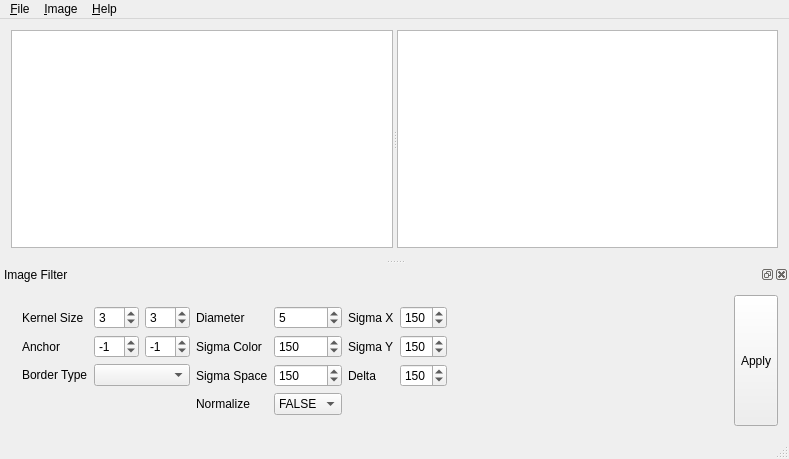
<?xml version="1.0" encoding="UTF-8"?>
<ui version="4.0">
 <class>MainWindow</class>
 <widget class="QMainWindow" name="MainWindow">
  <property name="geometry">
   <rect>
    <x>0</x>
    <y>0</y>
    <width>789</width>
    <height>459</height>
   </rect>
  </property>
  <property name="windowTitle">
   <string>Image Process</string>
  </property>
  <widget class="QWidget" name="centralWidget">
   <layout class="QHBoxLayout" name="horizontalLayout_5">
    <item>
     <widget class="QSplitter" name="splitter">
      <property name="orientation">
       <enum>Qt::Horizontal</enum>
      </property>
      <widget class="QtOcv::ImageWidget" name="originalView"/>
      <widget class="QtOcv::ImageWidget" name="processView"/>
     </widget>
    </item>
   </layout>
  </widget>
  <widget class="QStatusBar" name="statusBar"/>
  <widget class="QMenuBar" name="menuBar">
   <property name="geometry">
    <rect>
     <x>0</x>
     <y>0</y>
     <width>789</width>
     <height>23</height>
    </rect>
   </property>
   <widget class="QMenu" name="menuFile">
    <property name="title">
     <string>&amp;File</string>
    </property>
    <addaction name="actionOpen"/>
    <addaction name="actionRecentFiles"/>
    <addaction name="separator"/>
    <addaction name="actionClose"/>
    <addaction name="separator"/>
    <addaction name="actionSave"/>
    <addaction name="actionSaveAs"/>
   </widget>
   <widget class="QMenu" name="menuImage">
    <property name="title">
     <string>&amp;Image</string>
    </property>
   </widget>
   <widget class="QMenu" name="menuHelp">
    <property name="title">
     <string>&amp;Help</string>
    </property>
    <addaction name="actionAbout"/>
   </widget>
   <addaction name="menuFile"/>
   <addaction name="menuImage"/>
   <addaction name="menuHelp"/>
  </widget>
  <widget class="QDockWidget" name="filterDockWidget">
   <property name="windowTitle">
    <string>Image Filter</string>
   </property>
   <attribute name="dockWidgetArea">
    <number>8</number>
   </attribute>
   <widget class="QWidget" name="dockWidgetContents">
    <layout class="QHBoxLayout" name="horizontalLayout_4">
     <item>
      <widget class="QStackedWidget" name="stackedWidget">
       <property name="currentIndex">
        <number>0</number>
       </property>
       <widget class="QWidget" name="page">
        <layout class="QHBoxLayout" name="horizontalLayout">
         <item>
          <layout class="QFormLayout" name="formLayout">
           <item row="0" column="0">
            <widget class="QLabel" name="label">
             <property name="text">
              <string>Kernel Size</string>
             </property>
            </widget>
           </item>
           <item row="0" column="1">
            <layout class="QHBoxLayout" name="horizontalLayout_3">
             <item>
              <widget class="QSpinBox" name="filter_kSizeXEdit">
               <property name="value">
                <number>3</number>
               </property>
              </widget>
             </item>
             <item>
              <widget class="QSpinBox" name="filter_kSizeYEdit">
               <property name="value">
                <number>3</number>
               </property>
              </widget>
             </item>
            </layout>
           </item>
           <item row="1" column="0">
            <widget class="QLabel" name="label_2">
             <property name="text">
              <string>Anchor</string>
             </property>
            </widget>
           </item>
           <item row="1" column="1">
            <layout class="QHBoxLayout" name="horizontalLayout_2">
             <item>
              <widget class="QSpinBox" name="filter_anchorXEdit">
               <property name="minimum">
                <number>-10</number>
               </property>
               <property name="singleStep">
                <number>1</number>
               </property>
               <property name="value">
                <number>-1</number>
               </property>
              </widget>
             </item>
             <item>
              <widget class="QSpinBox" name="filter_anchorYEdit">
               <property name="minimum">
                <number>-10</number>
               </property>
               <property name="value">
                <number>-1</number>
               </property>
              </widget>
             </item>
            </layout>
           </item>
           <item row="2" column="0">
            <widget class="QLabel" name="label_3">
             <property name="text">
              <string>Border Type</string>
             </property>
            </widget>
           </item>
           <item row="2" column="1">
            <widget class="QComboBox" name="filter_borderTypeEdit"/>
           </item>
          </layout>
         </item>
         <item>
          <layout class="QFormLayout" name="formLayout_2">
           <item row="0" column="0">
            <widget class="QLabel" name="label_4">
             <property name="text">
              <string>Diameter</string>
             </property>
            </widget>
           </item>
           <item row="0" column="1">
            <widget class="QSpinBox" name="filter_dEdit">
             <property name="maximum">
              <number>10</number>
             </property>
             <property name="value">
              <number>5</number>
             </property>
            </widget>
           </item>
           <item row="1" column="0">
            <widget class="QLabel" name="label_5">
             <property name="text">
              <string>Sigma Color</string>
             </property>
            </widget>
           </item>
           <item row="1" column="1">
            <widget class="QSpinBox" name="filter_sigmaColorEdit">
             <property name="maximum">
              <number>255</number>
             </property>
             <property name="value">
              <number>150</number>
             </property>
            </widget>
           </item>
           <item row="2" column="0">
            <widget class="QLabel" name="label_6">
             <property name="text">
              <string>Sigma Space</string>
             </property>
            </widget>
           </item>
           <item row="2" column="1">
            <widget class="QSpinBox" name="filter_sigmaSpaceEdit">
             <property name="maximum">
              <number>255</number>
             </property>
             <property name="value">
              <number>150</number>
             </property>
            </widget>
           </item>
           <item row="3" column="0">
            <widget class="QLabel" name="label_7">
             <property name="text">
              <string>Normalize</string>
             </property>
            </widget>
           </item>
           <item row="3" column="1">
            <widget class="QComboBox" name="filter_normalizeEdit">
             <item>
              <property name="text">
               <string>FALSE</string>
              </property>
             </item>
             <item>
              <property name="text">
               <string>TRUE</string>
              </property>
             </item>
            </widget>
           </item>
          </layout>
         </item>
         <item>
          <layout class="QFormLayout" name="formLayout_3">
           <item row="0" column="0">
            <widget class="QLabel" name="label_8">
             <property name="text">
              <string>Sigma X</string>
             </property>
            </widget>
           </item>
           <item row="0" column="1">
            <widget class="QSpinBox" name="filter_sigmaXEdit">
             <property name="maximum">
              <number>255</number>
             </property>
             <property name="value">
              <number>150</number>
             </property>
            </widget>
           </item>
           <item row="1" column="0">
            <widget class="QLabel" name="label_9">
             <property name="text">
              <string>Sigma Y</string>
             </property>
            </widget>
           </item>
           <item row="1" column="1">
            <widget class="QSpinBox" name="filter_sigmaYEdit">
             <property name="maximum">
              <number>255</number>
             </property>
             <property name="value">
              <number>150</number>
             </property>
            </widget>
           </item>
           <item row="2" column="0">
            <widget class="QLabel" name="label_10">
             <property name="text">
              <string>Delta</string>
             </property>
            </widget>
           </item>
           <item row="2" column="1">
            <widget class="QSpinBox" name="filter_deltaEdit">
             <property name="maximum">
              <number>255</number>
             </property>
             <property name="value">
              <number>150</number>
             </property>
            </widget>
           </item>
          </layout>
         </item>
         <item>
          <spacer name="horizontalSpacer">
           <property name="orientation">
            <enum>Qt::Horizontal</enum>
           </property>
           <property name="sizeHint" stdset="0">
            <size>
             <width>40</width>
             <height>20</height>
            </size>
           </property>
          </spacer>
         </item>
        </layout>
       </widget>
       <widget class="QWidget" name="page_2"/>
      </widget>
     </item>
     <item>
      <widget class="QToolButton" name="filterApplyButton">
       <property name="sizePolicy">
        <sizepolicy hsizetype="Preferred" vsizetype="Preferred">
         <horstretch>0</horstretch>
         <verstretch>0</verstretch>
        </sizepolicy>
       </property>
       <property name="text">
        <string>Apply</string>
       </property>
      </widget>
     </item>
    </layout>
   </widget>
  </widget>
  <action name="actionAbout">
   <property name="text">
    <string>About...</string>
   </property>
  </action>
  <action name="actionOpen">
   <property name="text">
    <string>&amp;Open...</string>
   </property>
  </action>
  <action name="actionClose">
   <property name="text">
    <string>Close</string>
   </property>
  </action>
  <action name="actionRecentFiles">
   <property name="text">
    <string>Recent Files</string>
   </property>
  </action>
  <action name="actionSave">
   <property name="text">
    <string>Save</string>
   </property>
  </action>
  <action name="actionSaveAs">
   <property name="text">
    <string>Save As...</string>
   </property>
  </action>
 </widget>
 <layoutdefault spacing="6" margin="11"/>
 <customwidgets>
  <customwidget>
   <class>QtOcv::ImageWidget</class>
   <extends>QGraphicsView</extends>
   <header>cvimagewidget.h</header>
  </customwidget>
 </customwidgets>
 <resources/>
 <connections/>
</ui>
